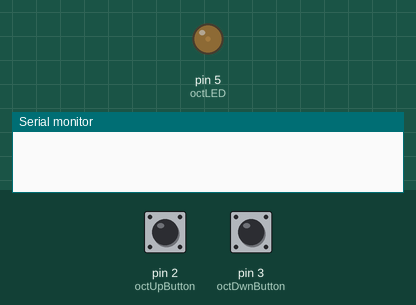
Simulated run of this sketch. Board: Arduino Uno, built with avr-gcc and run on an emulated ATmega328P. Shown: output pins drawn as LEDs (lit = HIGH), the last lines printed to the serial monitor. The inputs (shaded band) are chosen by the test bench; at power-on: pin 2 (octUpButton) LOW, pin 3 (octDwnButton) LOW.

Above: at 1.2 s.
1.3 s: pin 2 (octUpButton) pulled HIGH for 0.15 s
At 2.1 s:
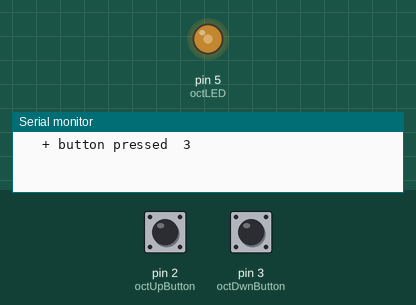
3.0 s: pin 3 (octDwnButton) pulled HIGH for 1 s
At 5.0 s:
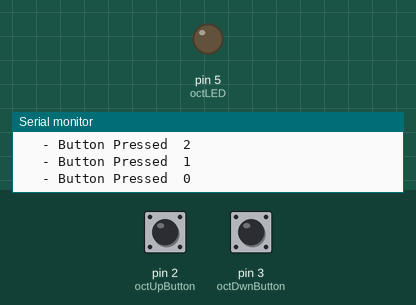
5.5 s: pin 2 (octUpButton) pulled HIGH for 1 s
At 7.7 s:
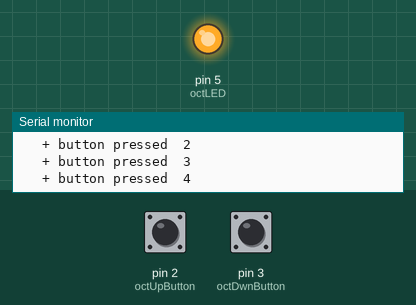
8.0 s: pin 3 (octDwnButton) pulled HIGH for 0.15 s
At 9.4 s:
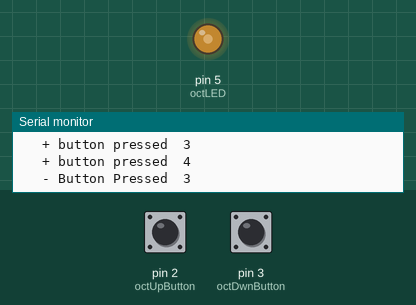
9.7 s: pin 3 (octDwnButton) pulled HIGH for 3.2 s
At 11.3 s:
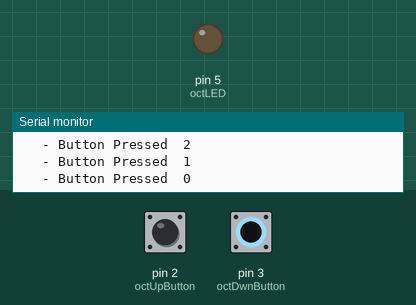
Timing chart, 0 to 12.8 s (numbered marks = the images above; inputs shaded):
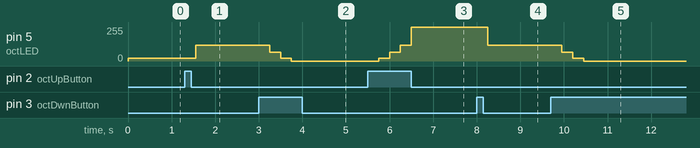

Measured:
- after the input at 1.3 s, pin 5 (octLED): 20/255 → 120/255 after 0.25 s
- after the input at 3.0 s, pin 5 (octLED): 120/255 → 65/255 after 0.25 s, → 20/255 0.25 s later, → 0/255 0.25 s later
- after the input at 5.5 s, pin 5 (octLED): 0/255 → 20/255 after 0.25 s, → 65/255 0.25 s later, → 120/255 0.25 s later, → 255/255 0.25 s later
- after the input at 8.0 s, pin 5 (octLED): 255/255 → 120/255 after 0.25 s
- after the input at 9.7 s, pin 5 (octLED): 120/255 → 65/255 after 0.25 s, → 20/255 0.25 s later, → 0/255 0.25 s later

The sketch:

octaveButtons.ino
```cpp
/*
  ___     __ ______   ____  __ __    ___
 /   \   /  ]      | /    ||  |  |  /  _]
|     | /  /|      ||  o  ||  |  | /  [_
|  O  |/  / |_|  |_||     ||  |  ||    _]
|     /   \_  |  |  |  _  ||  :  ||   [_
|     \     | |  |  |  |  | \   / |     |
 \___/ \____| |__|  |__|__|  \_/  |_____|

 ____   __ __  ______  ______   ___   ____   _____
|    \ |  |  ||      ||      | /   \ |    \ / ___/
|  o  )|  |  ||      ||      ||     ||  _  (   \_
|     ||  |  ||_|  |_||_|  |_||  O  ||  |  |\__  |
|  O  ||  :  |  |  |    |  |  |     ||  |  |/  \ |
|     ||     |  |  |    |  |  |     ||  |  |\    |
|_____| \__,_|  |__|    |__|   \___/ |__|__| \___|

 */

/* V1.01 Changed LED resister value to 270 Ohm...  a little bit clearer now
   V1
   What is it? 2 Octave buttons to be added to the MIDI keyboard.  An LED is used to show octave via brightness
   implement; Serial print - Done // LED Done // LED Brightness - Done // Debounce - Done // Link to MIDI keyboard
   Buttons use 10k resistors to ground, LED uses 270 Ohm.
*/
const int  octUpButton = 2;       // Octave Up pushbutton
const int  octDwnButton = 3;      // Octave Down pushbutton
const int octLED = 5;             // LED on pin 5 (~pwm pin)
int octLED_Brightness[] = {0, 20, 65, 120, 255}; // brightness for 0,1,2,3,4 octaves
int octButtonPushCounter = 2;     // counter for the number of button presses, 2 to start in middle octave
int octUpButtonState = 0;         // current state Up button
int octDwnButtonState = 0;        // current state of Down button
int octLastButtonState = 0;       // previous state of the button

void setup() {
   pinMode(octUpButton, INPUT);   // initialize the button pin as a input:
   pinMode(octDwnButton, INPUT);
   pinMode(octLED, OUTPUT);       // Set the LED pin as an output
   analogWrite(octLED, octLED_Brightness[1]);    // Start LED brightness in middle
   Serial.begin(9600);            // For monitoring... delete all instances later
 }

void loop() {
   octUpButtonState = digitalRead(octUpButton);       // read the pushbutton up input pin:
   if (octUpButtonState != octLastButtonState) {      // compare the buttonState to its previous state
     if (octUpButtonState == HIGH)                    // if the state has changed, increment the counter
     {
      if (octButtonPushCounter == 0){                 // ********  Octave 1  *******
        octButtonPushCounter++;
        delay(250);
        analogWrite(octLED, octLED_Brightness[1]);    // change LED brightness UP
        Serial.print("   + button pressed  ");
        Serial.print(octButtonPushCounter);
        Serial.print('\n');
      } else if (octButtonPushCounter == 1){          // ********  Octave 2  *******
          octButtonPushCounter++;
          delay(250);
          analogWrite(octLED, octLED_Brightness[2]);  // change LED brightness UP
          Serial.print("   + button pressed  ");
          Serial.print(octButtonPushCounter);
          Serial.print('\n');
      } else if (octButtonPushCounter == 2){          // ********  Octave 3  *******
          octButtonPushCounter++;
          delay(250);
          analogWrite(octLED, octLED_Brightness[3]);  // change LED brightness UP
          Serial.print("   + button pressed  ");
          Serial.print(octButtonPushCounter);
          Serial.print('\n');
      } else if (octButtonPushCounter == 3){          // ********  Octave 4  *******
          octButtonPushCounter++;
          delay(250);
          analogWrite(octLED, octLED_Brightness[4]);  // change LED brightness UP
          Serial.print("   + button pressed  ");
          Serial.print(octButtonPushCounter);
          Serial.print('\n');
      }
     }
   }
   octLastButtonState = octUpButtonState;             // save the current state as the last state, for next time through the loop

   octDwnButtonState = digitalRead(octDwnButton);     // read the pushbutton down input pin:
   if (octDwnButtonState != octLastButtonState) {     // compare the buttonState to its previous state
     if (octDwnButtonState == HIGH)                   // if the state has changed, decrement the counter
     {
      if (octButtonPushCounter == 4){                 // ********  Octave 4  *******
      octButtonPushCounter--;
      delay(250);
      analogWrite(octLED, octLED_Brightness[3]);      // change LED brightness DOWN
      Serial.print("   - Button Pressed  ");
      Serial.print(octButtonPushCounter);
      Serial.print('\n');
      } else if (octButtonPushCounter == 3){          // ********  Octave 3  *******
          octButtonPushCounter--;
          delay(250);
          analogWrite(octLED, octLED_Brightness[2]);  // change LED brightness DOWN
          Serial.print("   - Button Pressed  ");
          Serial.print(octButtonPushCounter);
          Serial.print('\n');
      } else if (octButtonPushCounter == 2){          // ********  Octave 1  *******
          octButtonPushCounter--;
          delay(250);
          analogWrite(octLED, octLED_Brightness[1]);  // change LED brightness DOWN
          Serial.print("   - Button Pressed  ");
          Serial.print(octButtonPushCounter);
          Serial.print('\n');
      } else if (octButtonPushCounter == 1){          // ********  Octave 0  *******
          octButtonPushCounter--;
          delay(250);
          analogWrite(octLED, octLED_Brightness[0]);  // change LED brightness DOWN
          Serial.print("   - Button Pressed  ");
          Serial.print(octButtonPushCounter);
          Serial.print('\n');
      }
     }
   }
   octLastButtonState = octDwnButtonState;
}
```
